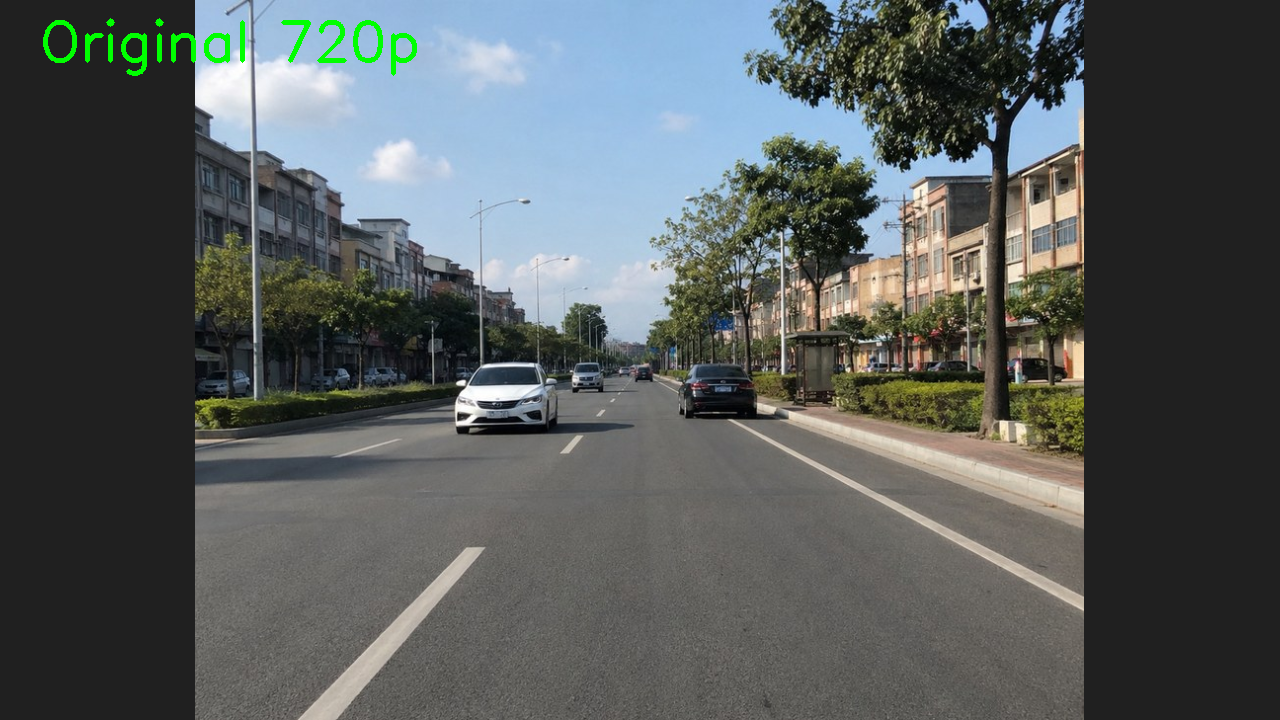
#> input picture work/algorithm_lab/samples/sample_city.png, 1280 x 720 px
$ python -i cartoon_luma_reference.py   (imports and definitions only)   (older library calls are emulated)
#> lines starting #> are read from the running program, lines starting #| are printed output that depends on the picture; after the words box and inside, x2 and y2 are one past the last pixel; in counts of white or black regions, pixels touching at a corner belong together
#> further down, picture is the input picture: shape (720, 1280, 3); mean B, G, R 92.5, 92.7, 87.2
"""Integer luminance posterization preserving RGB channel differences."""
import cv2
import numpy as np

def filter_rgb(rgb,threshold=240):
#> called with threshold = 240
 if rgb.dtype!=np.uint8 or rgb.ndim!=3 or rgb.shape[2]!=3: raise ValueError('Expected RGB888')
 kernel=np.array([[1,2,1],[2,4,2],[1,2,1]],np.float32)
 smooth=(cv2.filter2D(rgb,cv2.CV_16U,kernel,anchor=(2,2),borderType=cv2.BORDER_REPLICATE)>>4).astype(np.int16)
 y=(smooth[:,:,0]+2*smooth[:,:,1]+smooth[:,:,2])>>2
 level=y>>5
 q=(level<<5)|(level<<2)|(level>>1)
 color=np.clip(smooth+(q-y)[:,:,None],0,255).astype(np.uint8)
 gray=(rgb[:,:,0]>>2)+(rgb[:,:,1]>>1)+(rgb[:,:,2]>>2)
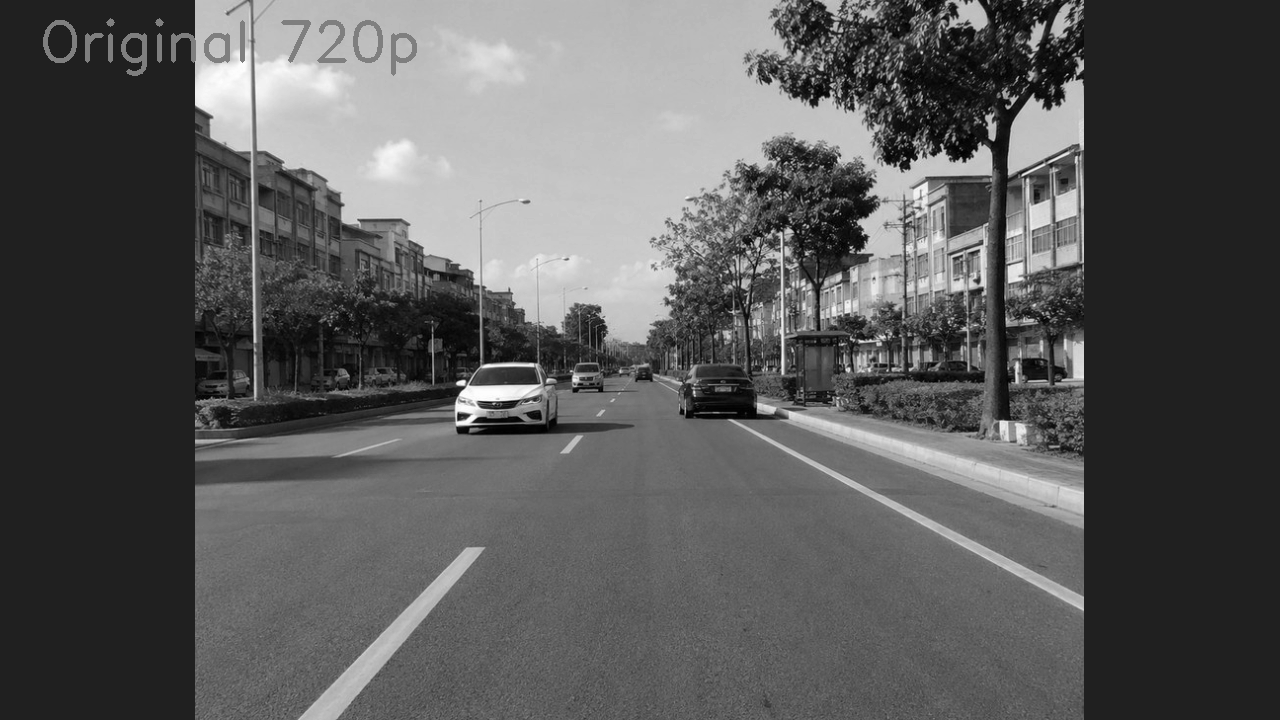
#> gray: shape (720, 1280); min 0, max 253, mean 90.6
 kx=np.array([[-1,0,1],[-2,0,2],[-1,0,1]],np.float32)
 gx=cv2.filter2D(gray,cv2.CV_16S,kx,anchor=(2,2),borderType=cv2.BORDER_REPLICATE)
 gy=cv2.filter2D(gray,cv2.CV_16S,kx.T,anchor=(2,2),borderType=cv2.BORDER_REPLICATE)
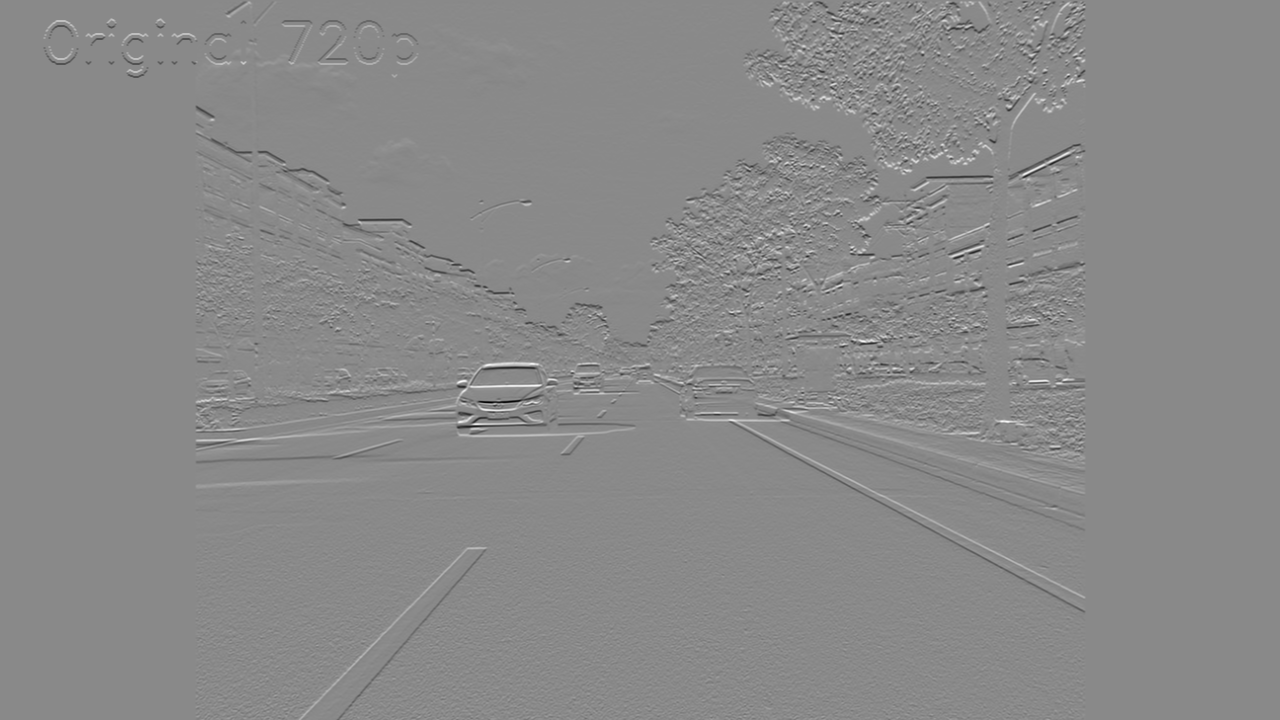
#> gy: shape (720, 1280) int16; min -967, max 822, mean -0.4; drawn with min black and max white
 edge=np.abs(gx)+np.abs(gy)>=threshold
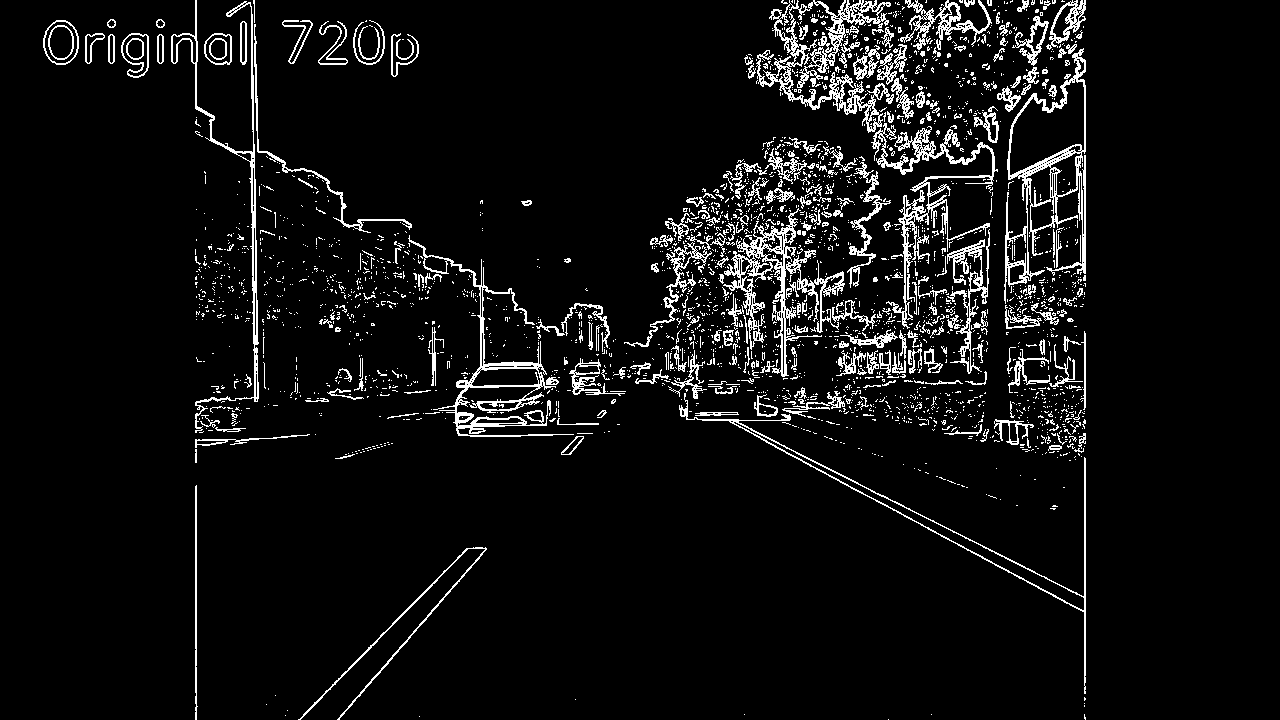
#> edge: shape (720, 1280) bool; 6.4% white in thin lines or dots, all inside (x1, y1, x2, y2) = (43, 0, 1086, 720)
 color[edge]=0
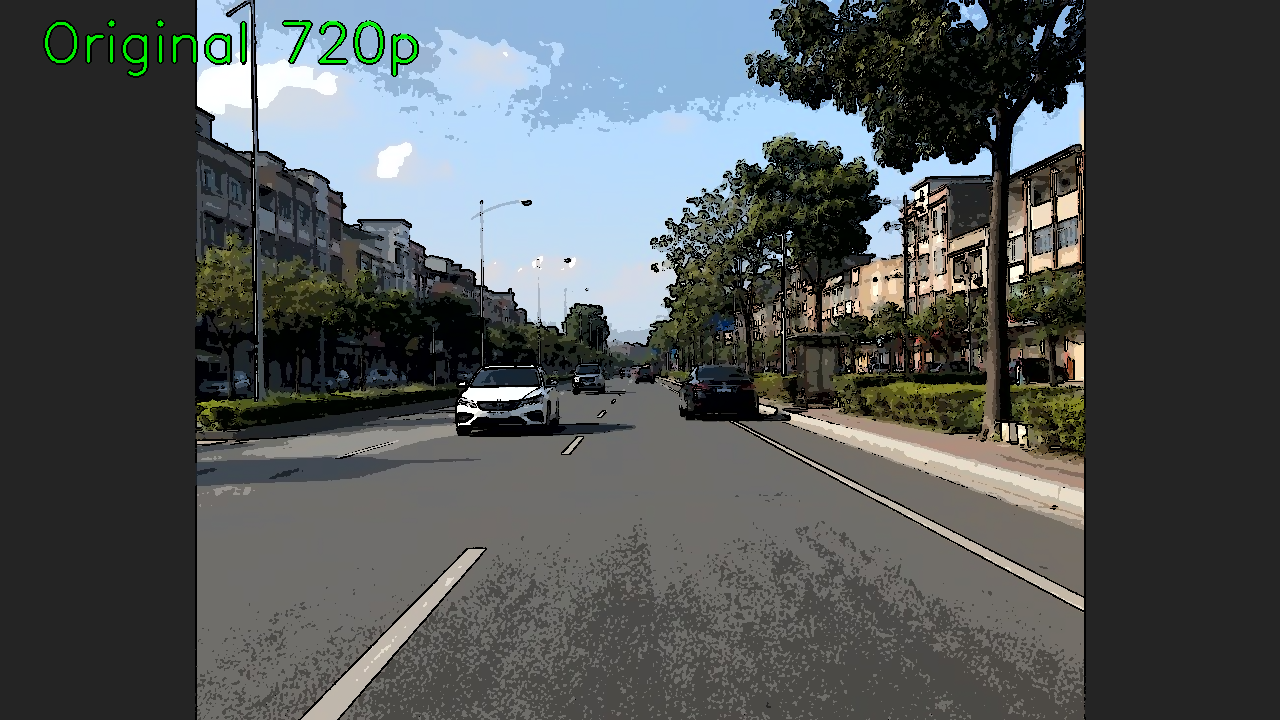
#> color: shape (720, 1280, 3); mean B, G, R 86.9, 86.2, 81.4
 return color,edge.astype(np.uint8)*255

>>> import cv2
>>> picture = cv2.imread('../algorithm_lab/samples/sample_city.png')
>>> result = filter_rgb(picture)
